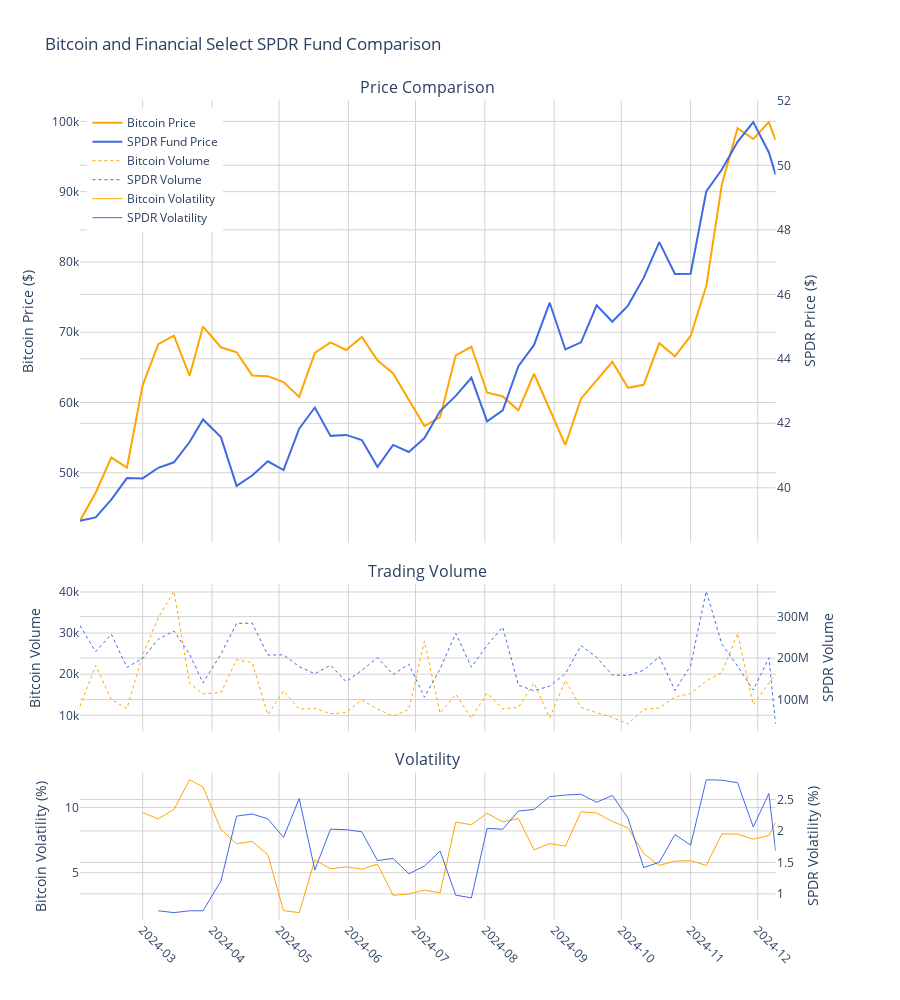

The notebook cell this image was saved under:
### Markdown cell above
^^simple volatilty candle plot

### Code cell
import plotly.graph_objects as go
from plotly.subplots import make_subplots

# Calculate volatility for SPDR Fund
merged_data_full['stock_volatility'] = merged_data_full['stock_close'].pct_change().rolling(window=5).std() * 100

# Create the figure with secondary y-axis for all subplots
fig = make_subplots(
    rows=3, cols=1,
    shared_xaxes=True,
    vertical_spacing=0.05,
    subplot_titles=('Price Comparison', 'Trading Volume', 'Volatility'),
    row_heights=[0.6, 0.2, 0.2],
    specs=[[{"secondary_y": True}],
           [{"secondary_y": True}],
           [{"secondary_y": True}]]
)

# Add Bitcoin price line
fig.add_trace(
    go.Scatter(
        x=bitcoin_ohlc.index,
        y=bitcoin_ohlc['Close'],
        name='Bitcoin Price',
        line=dict(color='orange', width=2),
        mode='lines'
    ),
    row=1, col=1,
    secondary_y=False
)

# Add Financial Select price line
fig.add_trace(
    go.Scatter(
        x=merged_data_full.index,
        y=merged_data_full['stock_close'],
        name='SPDR Fund Price',
        line=dict(color='royalblue', width=2),
        mode='lines'
    ),
    row=1, col=1,
    secondary_y=True
)

# Add Bitcoin volume line
fig.add_trace(
    go.Scatter(
        x=bitcoin_ohlc.index,
        y=bitcoin_ohlc['Volume'],
        name='Bitcoin Volume',
        line=dict(color='orange', width=1, dash='dot'),
        mode='lines'
    ),
    row=2, col=1,
    secondary_y=False
)

if 'stock_volume' in merged_data_full.columns:
    fig.add_trace(
        go.Scatter(
            x=merged_data_full.index,
            y=merged_data_full['stock_volume'],
            name='SPDR Volume',
            line=dict(color='royalblue', width=1, dash='dot'),
            mode='lines'
        ),
        row=2, col=1,
        secondary_y=True
    )

# Add Bitcoin volatility line
fig.add_trace(
    go.Scatter(
        x=btc_data_full.index,
        y=btc_data_full['btc_volatility'],
        name='Bitcoin Volatility',
        line=dict(color='orange', width=1),
        mode='lines'
    ),
    row=3, col=1,
    secondary_y=False
)

# Add Financial Select volatility line
fig.add_trace(
    go.Scatter(
        x=merged_data_full.index,
        y=merged_data_full['stock_volatility'],
        name='SPDR Volatility',
        line=dict(color='royalblue', width=1),
        mode='lines'
    ),
    row=3, col=1,
    secondary_y=True
)

fig.update_layout(
    title='Bitcoin and Financial Select SPDR Fund Comparison',
    height=1000,
    showlegend=True,
    legend=dict(
        yanchor="top",
        y=0.99,
        xanchor="left",
        x=0.01
    ),
    hovermode='x unified',
    plot_bgcolor='white',
    paper_bgcolor='white'
)

fig.update_yaxes(title_text="Bitcoin Price ($)", row=1, col=1, secondary_y=False, gridcolor='lightgrey')
fig.update_yaxes(title_text="SPDR Price ($)", row=1, col=1, secondary_y=True, gridcolor='lightgrey')

fig.update_yaxes(title_text="Bitcoin Volume", row=2, col=1, secondary_y=False, gridcolor='lightgrey')
fig.update_yaxes(title_text="SPDR Volume", row=2, col=1, secondary_y=True, gridcolor='lightgrey')

fig.update_yaxes(title_text="Bitcoin Volatility (%)", row=3, col=1, secondary_y=False, gridcolor='lightgrey')
fig.update_yaxes(title_text="SPDR Volatility (%)", row=3, col=1, secondary_y=True, gridcolor='lightgrey')

fig.update_xaxes(
    rangeslider_visible=False,
    tickformat="%Y-%m",
    tickmode='auto',
    nticks=20,
    tickangle=45,
    gridcolor='lightgrey'
)

for trace in fig.data:
    if 'Price' in trace.name:
        trace.hovertemplate = "%{x|%Y-%m-%d}<br>%{y:$.2f}<extra>" + trace.name + "</extra>"
    elif 'Volume' in trace.name:
        trace.hovertemplate = "%{x|%Y-%m-%d}<br>%{y:,.0f}<extra>" + trace.name + "</extra>"
    elif 'Volatility' in trace.name:
        trace.hovertemplate = "%{x|%Y-%m-%d}<br>%{y:.2f}%<extra>" + trace.name + "</extra>"

fig.show()

### Figure 1 — Plotly figure (JSON) as saved in the notebook; plotly's stock layout.template omitted (floating-point values rounded to 4 significant figures)
{"data": [{"hovertemplate": "%{x|%Y-%m-%d}<br>%{y:$.2f}<extra>Bitcoin Price</extra>", "line": {"color": "orange", "width": 2}, "mode": "lines", "name": "Bitcoin Price", "type": "scatter", "x": ["2024-02-02T00:00:00", "2024-02-09T00:00:00", "2024-02-16T00:00:00", "2024-02-23T00:00:00", "2024-03-01T00:00:00", "2024-03-08T00:00:00", "2024-03-15T00:00:00", "2024-03-22T00:00:00", "2024-03-28T00:00:00", "2024-04-05T00:00:00", "2024-04-12T00:00:00", "2024-04-19T00:00:00", "2024-04-26T00:00:00", "2024-05-03T00:00:00", "2024-05-10T00:00:00", "2024-05-17T00:00:00", "2024-05-24T00:00:00", "2024-05-31T00:00:00", "2024-06-07T00:00:00", "2024-06-14T00:00:00", "2024-06-21T00:00:00", "2024-06-28T00:00:00", "2024-07-05T00:00:00", "2024-07-12T00:00:00", "2024-07-19T00:00:00", "2024-07-26T00:00:00", "2024-08-02T00:00:00", "2024-08-09T00:00:00", "2024-08-16T00:00:00", "2024-08-23T00:00:00", "2024-08-30T00:00:00", "2024-09-06T00:00:00", "2024-09-13T00:00:00", "2024-09-20T00:00:00", "2024-09-27T00:00:00", "2024-10-04T00:00:00", "2024-10-11T00:00:00", "2024-10-18T00:00:00", "2024-10-25T00:00:00", "2024-11-01T00:00:00", "2024-11-08T00:00:00", "2024-11-15T00:00:00", "2024-11-22T00:00:00", "2024-11-29T00:00:00", "2024-12-06T00:00:00", "2024-12-09T00:00:00"], "xaxis": "x", "y": [43180.0, 47160.0, 52160.0, 50750.0, 62440.0, 68290.0, 69510.0, 63810.0, 70800.0, 67860.0, 67150.0, 63850.0, 63740.0, 62910.0, 60790.0, 67050.0, 68550.0, 67470.0, 69320.0, 66000.0, 64120.0, 60310.0, 56640.0, 57910.0, 66710.0, 67920.0, 61420.0, 60860.0, 58890.0, 64090.0, 59110.0, 53950.0, 60540.0, 63210.0, 65789, 62090.0, 62520.0, 68430.0, 66560.0, 69470.0, 76570.0, 91060.0, 99020.0, 97490.0, 99890.0, 97320.0], "yaxis": "y"}, {"hovertemplate": "%{x|%Y-%m-%d}<br>%{y:$.2f}<extra>SPDR Fund Price</extra>", "line": {"color": "royalblue", "width": 2}, "mode": "lines", "name": "SPDR Fund Price", "type": "scatter", "x": ["2024-02-02T00:00:00", "2024-02-09T00:00:00", "2024-02-16T00:00:00", "2024-02-23T00:00:00", "2024-03-01T00:00:00", "2024-03-08T00:00:00", "2024-03-15T00:00:00", "2024-03-22T00:00:00", "2024-03-28T00:00:00", "2024-04-05T00:00:00", "2024-04-12T00:00:00", "2024-04-19T00:00:00", "2024-04-26T00:00:00", "2024-05-03T00:00:00", "2024-05-10T00:00:00", "2024-05-17T00:00:00", "2024-05-24T00:00:00", "2024-05-31T00:00:00", "2024-06-07T00:00:00", "2024-06-14T00:00:00", "2024-06-21T00:00:00", "2024-06-28T00:00:00", "2024-07-05T00:00:00", "2024-07-12T00:00:00", "2024-07-19T00:00:00", "2024-07-26T00:00:00", "2024-08-02T00:00:00", "2024-08-09T00:00:00", "2024-08-16T00:00:00", "2024-08-23T00:00:00", "2024-08-30T00:00:00", "2024-09-06T00:00:00", "2024-09-13T00:00:00", "2024-09-20T00:00:00", "2024-09-27T00:00:00", "2024-10-04T00:00:00", "2024-10-11T00:00:00", "2024-10-18T00:00:00", "2024-10-25T00:00:00", "2024-11-01T00:00:00", "2024-11-08T00:00:00", "2024-11-15T00:00:00", "2024-11-22T00:00:00", "2024-11-29T00:00:00", "2024-12-06T00:00:00", "2024-12-09T00:00:00"], "xaxis": "x", "y": [38.98, 39.08, 39.63, 40.3, 40.29, 40.62, 40.79, 41.42, 42.12, 41.57, 40.06, 40.38, 40.82, 40.55, 41.83, 42.49, 41.61, 41.64, 41.48, 40.65, 41.33, 41.11, 41.54, 42.38, 42.85, 43.41, 42.06, 42.4, 43.77, 44.43, 45.74, 44.29, 44.51, 45.66, 45.15, 45.65, 46.51, 47.62, 46.63, 46.64, 49.19, 49.87, 50.73, 51.34, 50.4, 49.71], "yaxis": "y2"}, {"hovertemplate": "%{x|%Y-%m-%d}<br>%{y:,.0f}<extra>Bitcoin Volume</extra>", "line": {"color": "orange", "dash": "dot", "width": 1}, "mode": "lines", "name": "Bitcoin Volume", "type": "scatter", "x": ["2024-02-02T00:00:00", "2024-02-09T00:00:00", "2024-02-16T00:00:00", "2024-02-23T00:00:00", "2024-03-01T00:00:00", "2024-03-08T00:00:00", "2024-03-15T00:00:00", "2024-03-22T00:00:00", "2024-03-28T00:00:00", "2024-04-05T00:00:00", "2024-04-12T00:00:00", "2024-04-19T00:00:00", "2024-04-26T00:00:00", "2024-05-03T00:00:00", "2024-05-10T00:00:00", "2024-05-17T00:00:00", "2024-05-24T00:00:00", "2024-05-31T00:00:00", "2024-06-07T00:00:00", "2024-06-14T00:00:00", "2024-06-21T00:00:00", "2024-06-28T00:00:00", "2024-07-05T00:00:00", "2024-07-12T00:00:00", "2024-07-19T00:00:00", "2024-07-26T00:00:00", "2024-08-02T00:00:00", "2024-08-09T00:00:00", "2024-08-16T00:00:00", "2024-08-23T00:00:00", "2024-08-30T00:00:00", "2024-09-06T00:00:00", "2024-09-13T00:00:00", "2024-09-20T00:00:00", "2024-09-27T00:00:00", "2024-10-04T00:00:00", "2024-10-11T00:00:00", "2024-10-18T00:00:00", "2024-10-25T00:00:00", "2024-11-01T00:00:00", "2024-11-08T00:00:00", "2024-11-15T00:00:00", "2024-11-22T00:00:00", "2024-11-29T00:00:00", "2024-12-06T00:00:00", "2024-12-09T00:00:00"], "xaxis": "x2", "y": [12200.0, 22110.0, 13820.0, 11680.0, 24700.0, 33750.0, 40200.0, 17810.0, 15220.0, 15520.0, 23510.0, 22840.0, 10150.0, 15950.0, 11510.0, 11710.0, 10370.0, 10690.0, 13770.0, 11520.0, 9817.0, 11380.0, 28050.0, 10520.0, 15160.0, 9315.0, 15390.0, 11570.0, 11930.0, 17850.0, 9383.0, 18500.0, 11940.0, 10640.0, 9529.0, 7884.0, 11450.0, 11800.0, 14490.0, 15300.0, 18380.0, 20390.0, 29940.0, 12590.0, 17800.0, 20100.0], "yaxis": "y3"}, {"hovertemplate": "%{x|%Y-%m-%d}<br>%{y:,.0f}<extra>SPDR Volume</extra>", "line": {"color": "royalblue", "dash": "dot", "width": 1}, "mode": "lines", "name": "SPDR Volume", "type": "scatter", "x": ["2024-02-02T00:00:00", "2024-02-09T00:00:00", "2024-02-16T00:00:00", "2024-02-23T00:00:00", "2024-03-01T00:00:00", "2024-03-08T00:00:00", "2024-03-15T00:00:00", "2024-03-22T00:00:00", "2024-03-28T00:00:00", "2024-04-05T00:00:00", "2024-04-12T00:00:00", "2024-04-19T00:00:00", "2024-04-26T00:00:00", "2024-05-03T00:00:00", "2024-05-10T00:00:00", "2024-05-17T00:00:00", "2024-05-24T00:00:00", "2024-05-31T00:00:00", "2024-06-07T00:00:00", "2024-06-14T00:00:00", "2024-06-21T00:00:00", "2024-06-28T00:00:00", "2024-07-05T00:00:00", "2024-07-12T00:00:00", "2024-07-19T00:00:00", "2024-07-26T00:00:00", "2024-08-02T00:00:00", "2024-08-09T00:00:00", "2024-08-16T00:00:00", "2024-08-23T00:00:00", "2024-08-30T00:00:00", "2024-09-06T00:00:00", "2024-09-13T00:00:00", "2024-09-20T00:00:00", "2024-09-27T00:00:00", "2024-10-04T00:00:00", "2024-10-11T00:00:00", "2024-10-18T00:00:00", "2024-10-25T00:00:00", "2024-11-01T00:00:00", "2024-11-08T00:00:00", "2024-11-15T00:00:00", "2024-11-22T00:00:00", "2024-11-29T00:00:00", "2024-12-06T00:00:00", "2024-12-09T00:00:00"], "xaxis": "x2", "y": [278409760, 215437673, 257631396, 177590002, 199434876, 245414619, 265475557, 209386449, 140079922, 209749727, 283664634, 284520881, 207309884, 207892978, 179229290, 162192592, 183039936, 143061837, 170572076, 201184634, 160379003, 185594542, 105698556, 174245582, 259528804, 178156580, 230969836, 274594338, 134772240, 121159604, 132720309, 162255492, 230175002, 201897940, 159174968, 157993176, 170674171, 203284352, 122067462, 181608092, 361388623, 233041993, 181026615, 122892643, 200463927, 41063495], "yaxis": "y4"}, {"hovertemplate": "%{x|%Y-%m-%d}<br>%{y:.2f}%<extra>Bitcoin Volatility</extra>", "line": {"color": "orange", "width": 1}, "mode": "lines", "name": "Bitcoin Volatility", "type": "scatter", "x": ["2024-02-02T00:00:00", "2024-02-09T00:00:00", "2024-02-16T00:00:00", "2024-02-23T00:00:00", "2024-03-01T00:00:00", "2024-03-08T00:00:00", "2024-03-15T00:00:00", "2024-03-22T00:00:00", "2024-03-28T00:00:00", "2024-04-05T00:00:00", "2024-04-12T00:00:00", "2024-04-19T00:00:00", "2024-04-26T00:00:00", "2024-05-03T00:00:00", "2024-05-10T00:00:00", "2024-05-17T00:00:00", "2024-05-24T00:00:00", "2024-05-31T00:00:00", "2024-06-07T00:00:00", "2024-06-14T00:00:00", "2024-06-21T00:00:00", "2024-06-28T00:00:00", "2024-07-05T00:00:00", "2024-07-12T00:00:00", "2024-07-19T00:00:00", "2024-07-26T00:00:00", "2024-08-02T00:00:00", "2024-08-09T00:00:00", "2024-08-16T00:00:00", "2024-08-23T00:00:00", "2024-08-30T00:00:00", "2024-09-06T00:00:00", "2024-09-13T00:00:00", "2024-09-20T00:00:00", "2024-09-27T00:00:00", "2024-10-04T00:00:00", "2024-10-11T00:00:00", "2024-10-18T00:00:00", "2024-10-25T00:00:00", "2024-11-01T00:00:00", "2024-11-08T00:00:00", "2024-11-15T00:00:00", "2024-11-22T00:00:00", "2024-11-29T00:00:00", "2024-12-06T00:00:00", "2024-12-09T00:00:00"], "xaxis": "x3", "y": [null, null, null, null, 9.607, 9.123, 9.84, 12.12, 11.57, 8.31, 7.218, 7.393, 6.371, 2.087, 1.939, 5.984, 5.299, 5.447, 5.27, 5.658, 3.26, 3.375, 3.663, 3.453, 8.875, 8.676, 9.559, 8.893, 9.153, 6.753, 7.231, 7.033, 9.669, 9.58, 8.922, 8.444, 6.475, 5.559, 5.884, 5.92, 5.564, 7.978, 7.953, 7.57, 7.849, 8.866], "yaxis": "y5"}, {"hovertemplate": "%{x|%Y-%m-%d}<br>%{y:.2f}%<extra>SPDR Volatility</extra>", "line": {"color": "royalblue", "width": 1}, "mode": "lines", "name": "SPDR Volatility", "type": "scatter", "x": ["2024-02-02T00:00:00", "2024-02-09T00:00:00", "2024-02-16T00:00:00", "2024-02-23T00:00:00", "2024-03-01T00:00:00", "2024-03-08T00:00:00", "2024-03-15T00:00:00", "2024-03-22T00:00:00", "2024-03-28T00:00:00", "2024-04-05T00:00:00", "2024-04-12T00:00:00", "2024-04-19T00:00:00", "2024-04-26T00:00:00", "2024-05-03T00:00:00", "2024-05-10T00:00:00", "2024-05-17T00:00:00", "2024-05-24T00:00:00", "2024-05-31T00:00:00", "2024-06-07T00:00:00", "2024-06-14T00:00:00", "2024-06-21T00:00:00", "2024-06-28T00:00:00", "2024-07-05T00:00:00", "2024-07-12T00:00:00", "2024-07-19T00:00:00", "2024-07-26T00:00:00", "2024-08-02T00:00:00", "2024-08-09T00:00:00", "2024-08-16T00:00:00", "2024-08-23T00:00:00", "2024-08-30T00:00:00", "2024-09-06T00:00:00", "2024-09-13T00:00:00", "2024-09-20T00:00:00", "2024-09-27T00:00:00", "2024-10-04T00:00:00", "2024-10-11T00:00:00", "2024-10-18T00:00:00", "2024-10-25T00:00:00", "2024-11-01T00:00:00", "2024-11-08T00:00:00", "2024-11-15T00:00:00", "2024-11-22T00:00:00", "2024-11-29T00:00:00", "2024-12-06T00:00:00", "2024-12-09T00:00:00"], "xaxis": "x3", "y": [null, null, null, null, null, 0.7304, 0.7016, 0.7303, 0.7302, 1.203, 2.235, 2.27, 2.192, 1.898, 2.515, 1.379, 2.028, 2.02, 1.987, 1.53, 1.563, 1.319, 1.442, 1.68, 0.9797, 0.9355, 2.041, 2.027, 2.316, 2.342, 2.546, 2.571, 2.582, 2.456, 2.564, 2.205, 1.417, 1.502, 1.942, 1.774, 2.813, 2.807, 2.766, 2.063, 2.596, 1.682], "yaxis": "y6"}], "layout": {"annotations": [{"font": {"size": 16}, "showarrow": false, "text": "Price Comparison", "x": 0.47, "xanchor": "center", "xref": "paper", "y": 1, "yanchor": "bottom", "yref": "paper"}, {"font": {"size": 16}, "showarrow": false, "text": "Trading Volume", "x": 0.47, "xanchor": "center", "xref": "paper", "y": 0.41, "yanchor": "bottom", "yref": "paper"}, {"font": {"size": 16}, "showarrow": false, "text": "Volatility", "x": 0.47, "xanchor": "center", "xref": "paper", "y": 0.18, "yanchor": "bottom", "yref": "paper"}], "height": 1000, "hovermode": "x unified", "legend": {"x": 0.01, "xanchor": "left", "y": 0.99, "yanchor": "top"}, "paper_bgcolor": "white", "plot_bgcolor": "white", "showlegend": true, "title": {"text": "Bitcoin and Financial Select SPDR Fund Comparison"}, "xaxis": {"anchor": "y", "domain": [0, 0.94], "gridcolor": "lightgrey", "matches": "x3", "nticks": 20, "rangeslider": {"visible": false}, "showticklabels": false, "tickangle": 45, "tickformat": "%Y-%m", "tickmode": "auto"}, "xaxis2": {"anchor": "y3", "domain": [0, 0.94], "gridcolor": "lightgrey", "matches": "x3", "nticks": 20, "rangeslider": {"visible": false}, "showticklabels": false, "tickangle": 45, "tickformat": "%Y-%m", "tickmode": "auto"}, "xaxis3": {"anchor": "y5", "domain": [0, 0.94], "gridcolor": "lightgrey", "nticks": 20, "rangeslider": {"visible": false}, "tickangle": 45, "tickformat": "%Y-%m", "tickmode": "auto"}, "yaxis": {"anchor": "x", "domain": [0.46, 1], "gridcolor": "lightgrey", "title": {"text": "Bitcoin Price ($)"}}, "yaxis2": {"anchor": "x", "gridcolor": "lightgrey", "overlaying": "y", "side": "right", "title": {"text": "SPDR Price ($)"}}, "yaxis3": {"anchor": "x2", "domain": [0.23, 0.41], "gridcolor": "lightgrey", "title": {"text": "Bitcoin Volume"}}, "yaxis4": {"anchor": "x2", "gridcolor": "lightgrey", "overlaying": "y3", "side": "right", "title": {"text": "SPDR Volume"}}, "yaxis5": {"anchor": "x3", "domain": [0, 0.18], "gridcolor": "lightgrey", "title": {"text": "Bitcoin Volatility (%)"}}, "yaxis6": {"anchor": "x3", "gridcolor": "lightgrey", "overlaying": "y5", "side": "right", "title": {"text": "SPDR Volatility (%)"}}}}
